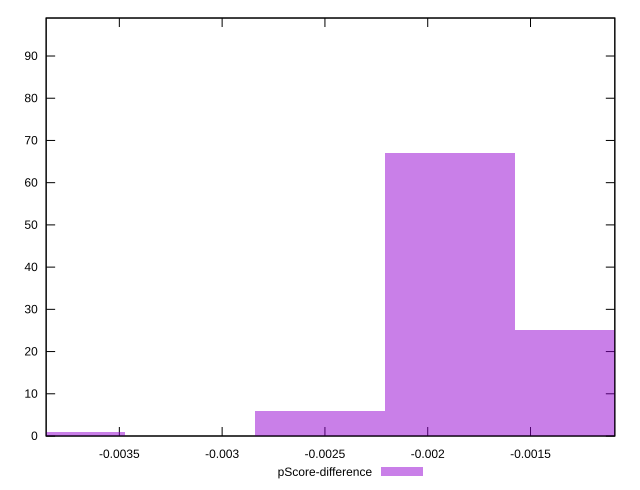

Source code (gnuplot):
reset

$pScoreDifference <<EOF
-0.0018933854678022896 67
-0.0012622569785348597 25
-0.0025245139570697194 6
-0.003786770935604579 1
EOF

set key outside below
set boxwidth 0.0006311284892674299
set xrange [-0.0038560608206406055:-0.0010899038603147115]
set yrange [0:99]
set trange [0:99]
set style fill transparent solid 0.5 noborder
set terminal svg size 640, 490 enhanced background rgb 'white'
set output "reports/report_00030_2021-02-24T20-42-31.540Z/mainthread-work-breakdown/samples/card/pScore-difference/histogram.svg"

plot $pScoreDifference title "pScore-difference" with boxes

reset
